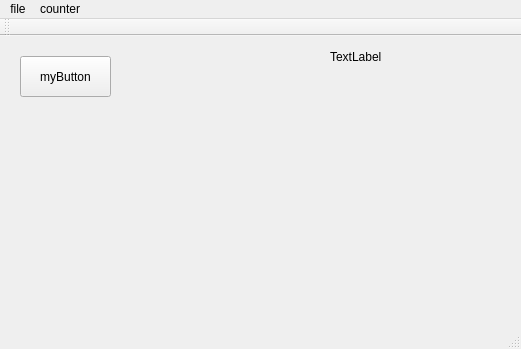
<?xml version="1.0" encoding="UTF-8"?>
<ui version="4.0">
 <class>MainWindow</class>
 <widget class="QMainWindow" name="MainWindow">
  <property name="geometry">
   <rect>
    <x>0</x>
    <y>0</y>
    <width>521</width>
    <height>349</height>
   </rect>
  </property>
  <property name="windowTitle">
   <string>MainWindow</string>
  </property>
  <widget class="QWidget" name="centralWidget">
   <widget class="QPushButton" name="pushButton">
    <property name="geometry">
     <rect>
      <x>20</x>
      <y>20</y>
      <width>91</width>
      <height>41</height>
     </rect>
    </property>
    <property name="text">
     <string>myButton</string>
    </property>
   </widget>
   <widget class="QLabel" name="label">
    <property name="geometry">
     <rect>
      <x>330</x>
      <y>0</y>
      <width>191</width>
      <height>41</height>
     </rect>
    </property>
    <property name="text">
     <string>TextLabel</string>
    </property>
   </widget>
  </widget>
  <widget class="QMenuBar" name="menuBar">
   <property name="geometry">
    <rect>
     <x>0</x>
     <y>0</y>
     <width>521</width>
     <height>20</height>
    </rect>
   </property>
   <widget class="QMenu" name="menufile">
    <property name="title">
     <string>file</string>
    </property>
    <addaction name="action_new"/>
   </widget>
   <widget class="QMenu" name="menucounter">
    <property name="title">
     <string>counter</string>
    </property>
    <addaction name="action_open"/>
   </widget>
   <addaction name="menufile"/>
   <addaction name="menucounter"/>
  </widget>
  <widget class="QToolBar" name="mainToolBar">
   <attribute name="toolBarArea">
    <enum>TopToolBarArea</enum>
   </attribute>
   <attribute name="toolBarBreak">
    <bool>false</bool>
   </attribute>
  </widget>
  <widget class="QStatusBar" name="statusBar"/>
  <action name="action_new">
   <property name="text">
    <string>new(&amp;N)</string>
   </property>
  </action>
  <action name="action_open">
   <property name="text">
    <string>open</string>
   </property>
  </action>
 </widget>
 <layoutdefault spacing="6" margin="11"/>
 <resources/>
 <connections/>
</ui>
